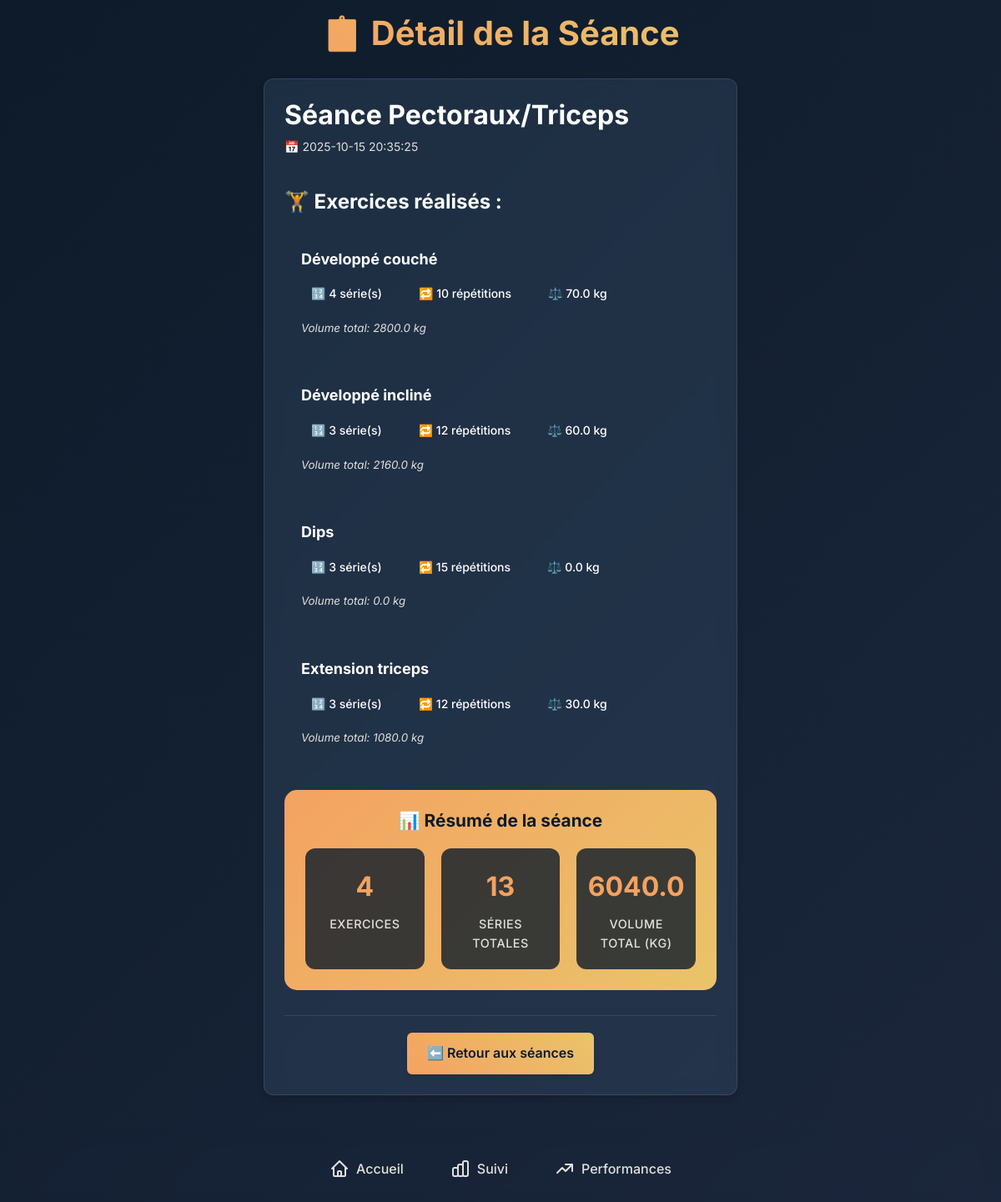
The page /session/2 on the database its author committed.
### tables this page shows
CREATE TABLE exercises (
                    id INTEGER PRIMARY KEY AUTOINCREMENT,
                    session_id INTEGER NOT NULL,
                    exercise_name TEXT NOT NULL,
                    sets INTEGER NOT NULL,
                    reps INTEGER NOT NULL,
                    weight REAL NOT NULL,
                    FOREIGN KEY (session_id) REFERENCES sessions (id)
                );

### app.py (the view)
@app.route('/session/<int:session_id>')
def view_session(session_id):
    session = None
    exercises = []
    session_stats = {
        'total_sets': 0,
        'total_volume': 0.0
    }
    try:
        with sqlite3.connect('database.db') as conn:
            cur = conn.cursor()
            cur.execute("SELECT * FROM sessions WHERE id = ?", (session_id,))
            session = cur.fetchone()
            if session:
                cur.execute("SELECT * FROM exercises WHERE session_id = ?", (session_id,))
                exercises = cur.fetchall() or []
                if exercises:
                    for exercise in exercises:
                        try:
                            sets = exercise[3] if exercise[3] is not None else 0
                            reps = exercise[4] if exercise[4] is not None else 0
                            weight = exercise[5] if exercise[5] is not None else 0.0
                            session_stats['total_sets'] += sets
                            session_stats['total_volume'] += (sets * reps * weight)
                        except (IndexError, TypeError) as e:
                            print(f"Erreur lors du calcul des stats pour l'exercice {exercise}: {e}")
                            continue
    except sqlite3.Error as e:
        print(f"Erreur de base de données dans view_session: {e}")
        init_db()
    except Exception as e:
        print(f"Erreur inattendue dans view_session: {e}")
    return render_template('session_detail.html', session=session, exercises=exercises, session_stats=session_stats)

### templates/session_detail.html (shortened to what this page needs)
{% extends "base.html" %}
{% block content %}
<div class="fade-in">
    <div class="session-header-main">
        <h1>📋 Détail de la Séance</h1>
    </div>
    {% if session %}
    <div class="card">
        <div class="session-header">
            <h2>{{ session[1] or 'Séance sans nom' }}</h2>
            <p class="session-date">📅 {{ session[2][:19] }}</p>
        </div>
        {% if exercises %}
        <div class="exercises-list">
            <h3>🏋️ Exercices réalisés :</h3>
            {% for exercise in exercises %}
            <div class="exercise-detail">
                <div class="exercise-name">
                    <strong>{{ exercise[2] }}</strong>
                </div>
                <div class="exercise-stats">
                    <span class="stat">
                        🔢 {{ exercise[3] }} série(s)
                    </span>
                    <span class="stat">
                        🔁 {{ exercise[4] }} répétitions
                    </span>
                    <span class="stat">
                        ⚖️ {{ exercise[5] }} kg
                    </span>
                </div>
                <div class="exercise-volume">
                    <small>Volume total: {{ exercise[3] * exercise[4] * exercise[5] }} kg</small>
                </div>
            </div>
            {% endfor %}
              <div class="session-summary">
                <h4>📊 Résumé de la séance</h4>
                <div class="summary-grid">
                    <div class="summary-card">
                        <span class="summary-number">{{ exercises|length }}</span>
                        <span class="summary-label">Exercices</span>
                    </div>
                    <div class="summary-card">
                        <span class="summary-number">{{ session_stats.total_sets }}</span>
                        <span class="summary-label">Séries totales</span>
                    </div>
                    <div class="summary-card">
                        <span class="summary-number">{{ "%.1f"|format(session_stats.total_volume) }}</span>
                        <span class="summary-label">Volume total (kg)</span>
                    </div>
                </div>
            </div>
        </div>        {% else %}
        <p class="no-exercises">Aucun exercice enregistré dans cette séance.</p>
        {% endif %}
        <div class="session-actions">
            <a href="/track" class="btn btn-primary">
                ⬅️ Retour aux séances
            </a>
        </div>
    </div>
    {% endif %}
</div>
{% endblock %}

### static/css/style.css (style rules this page uses)
:root { --primary: #0D1B2A; --secondary: #1B263B; --accent: #F4A261; --accent-secondary: #E9C46A; --surface: #415A77; --surface-light: #778DA9; --text-primary: #FFFFFF; --text-secondary: #E0E1DD; --text-muted: #B0B0B0; --success: #2D6A4F; --warning: #F77F00; --error: #D62828; --shadow-light: 0 2px 4px rgba(0, 0, 0, 0.1); --shadow-medium: 0 4px 8px rgba(0, 0, 0, 0.15); --shadow-heavy: 0 8px 16px rgba(0, 0, 0, 0.2); --radius-small: 6px; --radius-medium: 12px; --radius-large: 16px; --spacing-xs: 0.5rem; --spacing-sm: 0.75rem; --spacing-md: 1rem; --spacing-lg: 1.5rem; --spacing-xl: 2rem; --spacing-xxl: 3rem; --transition-fast: 0.15s ease-in-out; --transition-normal: 0.25s ease-in-out; --transition-slow: 0.4s ease-in-out; }
* { margin: 0; padding: 0; box-sizing: border-box; }
html { font-size: 16px; scroll-behavior: smooth; }
body { font-family: 'Inter', 'SF Pro Display', -apple-system, BlinkMacSystemFont, 'Segoe UI', Roboto, sans-serif; background: linear-gradient(135deg, var(--primary) 0%, var(--secondary) 100%); color: var(--text-primary); line-height: 1.6; min-height: 100vh; padding-bottom: 80px; overflow-x: hidden; }
h1, h2, h3, h4, h5, h6 { font-weight: 700; line-height: 1.2; margin-bottom: var(--spacing-md); color: var(--text-primary); }
h1 { font-size: 2.5rem; background: linear-gradient(45deg, var(--accent), var(--accent-secondary)); -webkit-background-clip: text; -webkit-text-fill-color: transparent; background-clip: text; text-align: center; margin-bottom: var(--spacing-lg); }
h2 { font-size: 2rem; color: var(--accent); margin-bottom: var(--spacing-lg); }
h3 { font-size: 1.5rem; color: var(--accent-secondary); }
p { margin-bottom: var(--spacing-md); color: var(--text-secondary); font-size: 1rem; font-weight: 400; }
.card { background: rgba(65, 90, 119, 0.3); backdrop-filter: blur(10px); border: 1px solid rgba(255, 255, 255, 0.1); border-radius: var(--radius-medium); padding: var(--spacing-lg); margin-bottom: var(--spacing-lg); box-shadow: var(--shadow-medium); transition: all var(--transition-normal); }
.btn { display: inline-block; padding: var(--spacing-sm) var(--spacing-lg); border: none; border-radius: var(--radius-small); font-family: inherit; font-size: 1rem; font-weight: 600; text-decoration: none; text-align: center; cursor: pointer; transition: all var(--transition-fast); position: relative; overflow: hidden; min-width: 120px; }
.btn::before { content: ''; position: absolute; top: 0; left: -100%; width: 100%; height: 100%; background: linear-gradient(90deg, transparent, rgba(255, 255, 255, 0.2), transparent); transition: left var(--transition-slow); }
.btn-primary { background: linear-gradient(45deg, var(--accent), var(--accent-secondary)); color: var(--primary); box-shadow: var(--shadow-light); }
.fade-in { animation: fadeIn var(--transition-slow) ease-out; }
@media (min-width: 601px) { body { padding-bottom: 0; } }

### rows shown on the page
exercises: exercise_name "Développé couché", sets "4", reps "10", weight "70.0", exercise[3]*exercise[4]*exercise[5] "2800.0"
exercises: exercise_name "Développé incliné", sets "3", reps "12", weight "60.0", exercise[3]*exercise[4]*exercise[5] "2160.0"
exercises: exercise_name "Dips", sets "3", reps "15", weight "0.0", exercise[3]*exercise[4]*exercise[5] "0.0"
exercises: exercise_name "Extension triceps", sets "3", reps "12", weight "30.0", exercise[3]*exercise[4]*exercise[5] "1080.0"

### other values the page prints
{{ session[1] or 'Séance sans nom' }} "Séance Pectoraux/Triceps"
{{ session[2][:19] }} "2025-10-15 20:35:25"
{{ exercises|length }} "4"
{{ session_stats.total_sets }} "13"
{{ "%.1f"|format(session_stats.total_volume) }} "6040.0"
